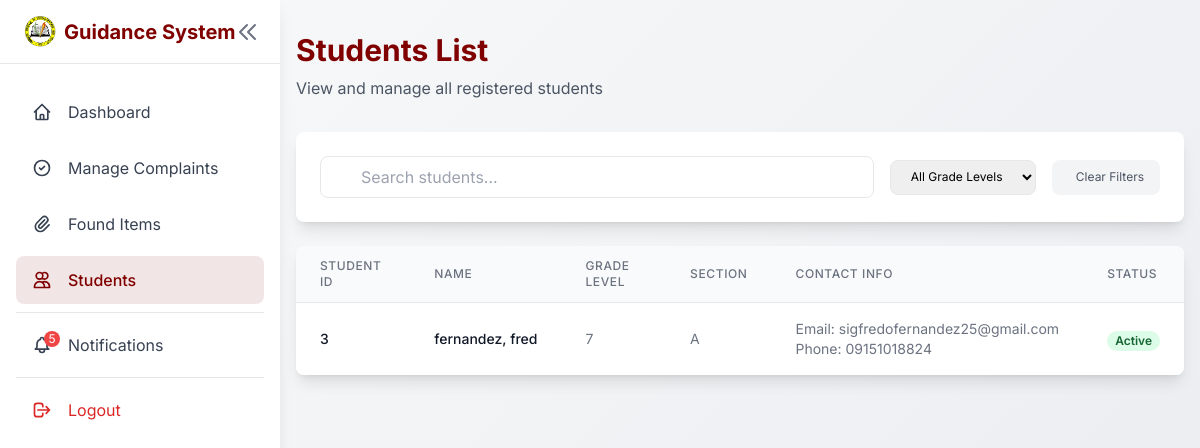
The app's page /pages/students-list.php (signed in) with its own data.
### tables this page shows
CREATE TABLE `students` (
  `id` int(11) NOT NULL,
  `user_id` int(11) DEFAULT NULL,
  `first_name` varchar(255) DEFAULT NULL,
  `middle_name` varchar(255) DEFAULT NULL,
  `last_name` varchar(255) DEFAULT NULL,
  `grade_level` varchar(255) DEFAULT NULL,
  `section` varchar(45) DEFAULT NULL,
  `email` varchar(255) DEFAULT NULL,
  `phone_number` varchar(45) DEFAULT NULL,
  `password` varchar(255) DEFAULT NULL,
  `address` varchar(255) DEFAULT NULL
);

CREATE TABLE `users` (
  `id` int(11) NOT NULL,
  `email` varchar(255) DEFAULT NULL,
  `password` varchar(255) DEFAULT NULL,
  `role` varchar(255) DEFAULT NULL,
  `contact_number` varchar(20) DEFAULT NULL
);

### pages/students-list.php (the view, shortened to what this page needs)
<?php
require_once '../logic/db_connection.php';
try {
    $stmt = $pdo->prepare("
        SELECT s.*, u.email
        FROM " . TBL_STUDENTS . " s
        LEFT JOIN " . TBL_USERS . " u ON s.user_id = u.id
        ORDER BY s.last_name ASC, s.first_name ASC
    ");
    $stmt->execute();
    $students = $stmt->fetchAll(PDO::FETCH_ASSOC);
} catch (PDOException $e) {
    error_log("Error fetching students: " . $e->getMessage());
    $students = [];
}
?>
<!DOCTYPE html>
<html lang="en">
<head>
    <script src="https://cdn.tailwindcss.com"></script>
</head>
<body class="min-h-screen">
    <?php include 'navigation-admin.php'; ?>
    <div class="main-content">
        <main class="max-w-7xl mx-auto px-4 py-8">
            <div class="mb-8">
                <h1 class="text-3xl font-bold text-[#800000] mb-2">Students List</h1>
                <p class="text-gray-600">View and manage all registered students</p>
            </div>
            <div class="bg-white rounded-lg shadow-lg p-6 mb-6">
                <div class="flex flex-wrap items-center gap-4">
                    <div class="flex-1 min-w-[200px]">
                        <div class="relative">
                            <input type="text"
                                   id="searchInput"
                                   placeholder="Search students..."
                                   class="w-full px-4 py-2 pl-10 rounded-lg border border-gray-200 focus:border-[#800000] focus:ring-2 focus:ring-[#800000]/20 transition duration-200">
                        </div>
                    </div>
                    <div class="flex gap-4">
                        <select id="gradeFilter" class="px-4 py-2 rounded-lg border text-xs border-gray-200 focus:border-[#800000] focus:ring-2 focus:ring-[#800000]/20 transition duration-200">
                            <option value="">All Grade Levels</option>
                        </select>
                        <button id="clearFilters" class="px-4 py-2 rounded-lg bg-gray-100 text-gray-600 hover:bg-gray-200 transition duration-200 flex items-center text-xs gap-2">
                            Clear Filters
                        </button>
                    </div>
                </div>
            </div>
            <?php if (empty($students)): ?>
                <div class="bg-white rounded-lg shadow-lg p-8 text-center">
                    <div class="bg-gray-50 rounded-full w-24 h-24 mx-auto mb-4 flex items-center justify-center">
                        <svg xmlns="http://www.w3.org/2000/svg" class="h-12 w-12 text-gray-400" fill="none" viewBox="0 0 24 24" stroke="currentColor">
                            <path stroke-linecap="round" stroke-linejoin="round" stroke-width="2" d="M12 4.354a4 4 0 110 5.292M15 21H3v-1a6 6 0 0112 0v1zm0 0h6v-1a6 6 0 00-9-5.197M13 7a4 4 0 11-8 0 4 4 0 018 0z" />
                        </svg>
                    </div>
                    <h3 class="text-lg font-medium text-gray-900 mb-2">No Students Found</h3>
                    <p class="text-gray-500">There are currently no students registered in the system.</p>
                </div>
            <?php else: ?>
                <div class="bg-white rounded-lg shadow-lg overflow-hidden">
                    <div class="overflow-x-auto">
                        <table class="min-w-full divide-y divide-gray-200">
                            <thead class="bg-gray-50">
                                <tr>
                                    <th scope="col" class="px-6 py-3 text-left text-xs font-medium text-gray-500 uppercase tracking-wider">
                                        Student ID
                                    </th>
                                    <th scope="col" class="px-6 py-3 text-left text-xs font-medium text-gray-500 uppercase tracking-wider">
                                        Name
                                    </th>
                                    <th scope="col" class="px-6 py-3 text-left text-xs font-medium text-gray-500 uppercase tracking-wider">
                                        Grade Level
                                    </th>
                                    <th scope="col" class="px-6 py-3 text-left text-xs font-medium text-gray-500 uppercase tracking-wider">
                                        Section
                                    </th>
                                    <th scope="col" class="px-6 py-3 text-left text-xs font-medium text-gray-500 uppercase tracking-wider">
                                        Contact Info
                                    </th>
                                    <th scope="col" class="px-6 py-3 text-left text-xs font-medium text-gray-500 uppercase tracking-wider">
                                        Status
                                    </th>
                                </tr>
                            </thead>
                            <tbody class="bg-white divide-y divide-gray-200">
                                <?php foreach ($students as $student): ?>
                                    <tr class="hover:bg-gray-50">
                                        <td class="px-6 py-4 whitespace-nowrap text-sm font-medium text-gray-900">
                                            <?php echo htmlspecialchars($student['id']); ?>
                                        </td>
                                        <td class="px-6 py-4 whitespace-nowrap">
                                            <div class="text-sm font-medium text-gray-900">
                                                <?php echo htmlspecialchars($student['last_name'] . ', ' . $student['first_name']); ?>
                                            </div>
                                        </td>
                                        <td class="px-6 py-4 whitespace-nowrap text-sm text-gray-500">
                                            <?php echo htmlspecialchars($student['grade_level']); ?>
                                        </td>
                                        <td class="px-6 py-4 whitespace-nowrap text-sm text-gray-500">
                                            <?php echo htmlspecialchars($student['section']); ?>
                                        </td>
                                        <td class="px-6 py-4 whitespace-nowrap text-sm text-gray-500">
                                            <div>Email: <?php echo htmlspecialchars($student['email'] ?? 'N/A'); ?></div>
                                            <div>Phone: <?php echo htmlspecialchars($student['phone_number'] ?? 'N/A'); ?></div>
                                        </td>
                                        <td class="px-6 py-4 whitespace-nowrap">
                                            <span class="px-2 inline-flex text-xs leading-5 font-semibold rounded-full bg-green-100 text-green-800">
                                                Active
                                            </span>
                                        </td>
                                    </tr>
                                <?php endforeach; ?>
                            </tbody>
                        </table>
                    </div>
                </div>
            <?php endif; ?>
        </main>
    </div>
</body>
</html>

### pages/students-list.php (style rules this page uses)
body { font-family: 'Inter', sans-serif; background: linear-gradient(135deg, #f8f9fa 0%, #e9ecef 100%); }

### pages/navigation-admin.php (style rules this page uses)
@media (min-width: 1025px) { .main-content { margin-left: 280px; width: calc(100% - 280px); transition: all 0.3s ease-in-out; } }

### records on screen
students: id "3", last_name+first_name "fernandez, fred", grade_level "7", section "A", user.email "sigfredofernandez25@gmail.com", phone_number "09151018824"

### other values on screen
$unread_count "5"
